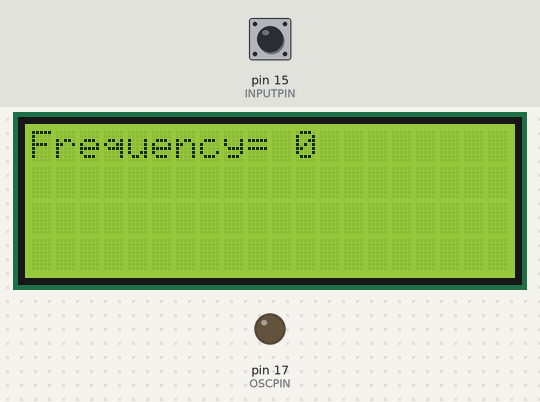
A sketch run on a simulated Arduino Uno, built with avr-gcc and run on an emulated ATmega328P. On the bench: 20×4 character LCD, output pins drawn as LEDs (lit = HIGH). The inputs (shaded band) are chosen by the test bench; at power-on: pin 15 (INPUTPIN) HIGH.

Above: at 0.1 s.
At 1.1 s:
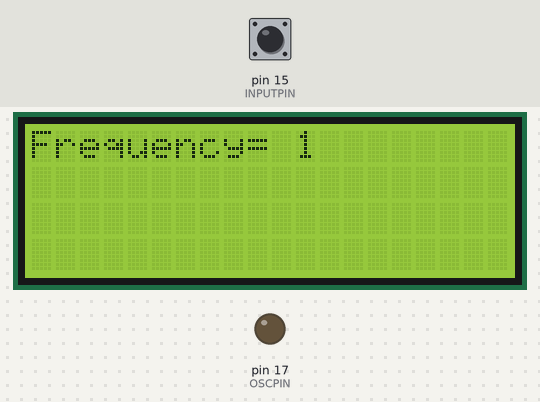

The sketch:

Frequency_Counter_without_Interrupt.ino
```cpp
#include <LiquidCrystal_I2C.h>

int count = 0;
unsigned long lastEntry;
int stat = 0;

#define INPUTPIN 15
#define OSCPIN 17

// set the LCD number of columns and rows
int lcdColumns = 20;
int lcdRows = 4;

// set LCD address, number of columns and rows
// if you don't know your display address, run an I2C scanner sketch
LiquidCrystal_I2C lcd(0x27, lcdColumns, lcdRows);

void setup() {
  // initialize LCD
  lcd.init();
  Serial.begin(115200);
  // turn on LCD backlight
  lcd.backlight();
  pinMode(INPUTPIN, INPUT_PULLUP);
  pinMode(OSCPIN, OUTPUT);
}

void loop() {
  display(count);
  count = 0;
  lastEntry = millis();
  while (millis() < lastEntry + 1000) {

    bool inputSignal = (digitalRead(INPUTPIN));
    switch (stat) {
      case 0:
        if (inputSignal) {
          count++;
            digitalWrite(OSCPIN, 1);
  digitalWrite(OSCPIN, 0);
          stat = 1;
        }
        break;

      case 1:
        if (!inputSignal) stat = 0;
        break;

      default:
        break;
    }
  }
}

void display(int val) {
  lcd.clear();
  // set cursor to first column,first row
  lcd.setCursor(0, 0);
  // print message
  lcd.print("Frequency=");

  // set cursor to first column, second row
  lcd.setCursor(11, 0);
  lcd.print(String(val, DEC));
}
```

Measured:
- what the display in image 1 shows lasts 1.0 s, from 1.1 s to 2.1 s
